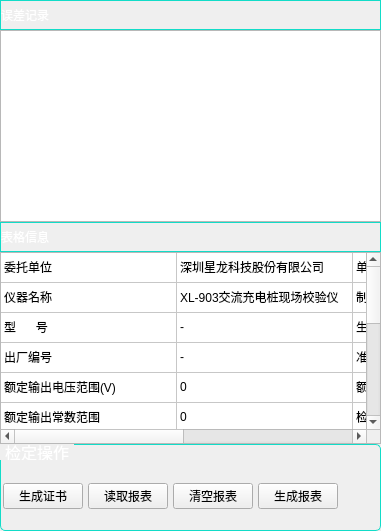
     <widget class="QWidget" name="from_Page">
      <layout class="QGridLayout" name="gridLayout_26">
       <property name="margin">
        <number>0</number>
       </property>
       <property name="spacing">
        <number>0</number>
       </property>
       <item row="2" column="0">
        <widget class="QFrame" name="from_information_Frame">
         <property name="sizePolicy">
          <sizepolicy hsizetype="Expanding" vsizetype="Minimum">
           <horstretch>0</horstretch>
           <verstretch>0</verstretch>
          </sizepolicy>
         </property>
         <property name="minimumSize">
          <size>
           <width>0</width>
           <height>30</height>
          </size>
         </property>
         <property name="maximumSize">
          <size>
           <width>16777215</width>
           <height>30</height>
          </size>
         </property>
         <property name="font">
          <font>
           <family>Kalinga</family>
           <pointsize>12</pointsize>
          </font>
         </property>
         <property name="styleSheet">
          <string notr="true">#from_information_Frame
{
 border: 1px solid rgb(18, 220, 200);
    background: qlineargradient(spread:reflect,
        x1:0, y1:0, x2:1, y2:0,
        stop:0 rgba(7, 85, 75, 255),
        stop:1 rgba(18, 220, 200, 255));
}



</string>
         </property>
         <property name="frameShape">
          <enum>QFrame::StyledPanel</enum>
         </property>
         <property name="frameShadow">
          <enum>QFrame::Raised</enum>
         </property>
         <layout class="QGridLayout" name="gridLayout_21">
          <property name="margin">
           <number>0</number>
          </property>
          <property name="spacing">
           <number>0</number>
          </property>
          <item row="0" column="0">
           <widget class="QLabel" name="from_information_Label">
            <property name="styleSheet">
             <string notr="true">color: rgb(255, 255, 255);</string>
            </property>
            <property name="text">
             <string>表格信息</string>
            </property>
           </widget>
          </item>
          <item row="0" column="1">
           <spacer name="from_information_HlSpacer">
            <property name="orientation">
             <enum>Qt::Horizontal</enum>
            </property>
            <property name="sizeHint" stdset="0">
             <size>
              <width>40</width>
              <height>20</height>
             </size>
            </property>
           </spacer>
          </item>
         </layout>
        </widget>
       </item>
       <item row="4" column="0">
        <widget class="QGroupBox" name="from_ctl_GpBox">
         <property name="sizePolicy">
          <sizepolicy hsizetype="Expanding" vsizetype="Minimum">
           <horstretch>0</horstretch>
           <verstretch>1</verstretch>
          </sizepolicy>
         </property>
         <property name="minimumSize">
          <size>
           <width>0</width>
           <height>87</height>
          </size>
         </property>
         <property name="maximumSize">
          <size>
           <width>1000</width>
           <height>106</height>
          </size>
         </property>
         <property name="font">
          <font>
           <family>Arial Narrow</family>
           <pointsize>12</pointsize>
          </font>
         </property>
         <property name="styleSheet">
          <string notr="true"> QGroupBox::title {
     subcontrol-origin: margin;
    
     padding: 0 3px;
	 color: rgb(255, 255, 255);


 }

 QGroupBox {
    border: 1px solid rgb(18, 220, 200);
    border-radius: 5px;
    margin-top: 0ex; /* leave space at the top for the title */
    background-color: qlineargradient(x1: 0, y1: 0, x2: 0, y2: 1,
                     stop:0 rgba(7, 85, 75, 255),
                     stop:1 rgba(10, 100, 75, 255));
 }
</string>
         </property>
         <property name="title">
          <string>检定操作</string>
         </property>
         <layout class="QGridLayout" name="gridLayout_24">
          <property name="leftMargin">
           <number>2</number>
          </property>
          <property name="topMargin">
           <number>19</number>
          </property>
          <property name="rightMargin">
           <number>2</number>
          </property>
          <property name="bottomMargin">
           <number>2</number>
          </property>
          <property name="spacing">
           <number>5</number>
          </property>
          <item row="0" column="2">
           <widget class="QPushButton" name="RSMV_clearFrom_PsBtn">
            <property name="text">
             <string>清空报表</string>
            </property>
           </widget>
          </item>
          <item row="0" column="1">
           <widget class="QPushButton" name="RSMV_readFrom_PsBtn">
            <property name="text">
             <string>读取报表</string>
            </property>
           </widget>
          </item>
          <item row="0" column="0">
           <widget class="QPushButton" name="RSMV_buildFrom_PsBtn">
            <property name="text">
             <string>生成证书</string>
            </property>
           </widget>
          </item>
          <item row="0" column="4">
           <spacer name="horizontalSpacer_15">
            <property name="orientation">
             <enum>Qt::Horizontal</enum>
            </property>
            <property name="sizeHint" stdset="0">
             <size>
              <width>40</width>
              <height>20</height>
             </size>
            </property>
           </spacer>
          </item>
          <item row="0" column="3">
           <widget class="QPushButton" name="RSMV_saveFormMsg_PsBtn">
            <property name="text">
             <string>生成报表</string>
            </property>
           </widget>
          </item>
         </layout>
        </widget>
       </item>
       <item row="0" column="0">
        <widget class="QFrame" name="from_error_Frame">
         <property name="sizePolicy">
          <sizepolicy hsizetype="Expanding" vsizetype="Minimum">
           <horstretch>0</horstretch>
           <verstretch>0</verstretch>
          </sizepolicy>
         </property>
         <property name="minimumSize">
          <size>
           <width>0</width>
           <height>30</height>
          </size>
         </property>
         <property name="maximumSize">
          <size>
           <width>16777215</width>
           <height>30</height>
          </size>
         </property>
         <property name="font">
          <font>
           <family>Kalinga</family>
           <pointsize>12</pointsize>
          </font>
         </property>
         <property name="styleSheet">
          <string notr="true">#from_error_Frame
{
 border: 1px solid rgb(18, 220, 200);
    background: qlineargradient(spread:reflect,
        x1:0, y1:0, x2:1, y2:0,
        stop:0 rgba(7, 85, 75, 255),
        stop:1 rgba(18, 220, 200, 255));
}



</string>
         </property>
         <property name="frameShape">
          <enum>QFrame::StyledPanel</enum>
         </property>
         <property name="frameShadow">
          <enum>QFrame::Raised</enum>
         </property>
         <layout class="QGridLayout" name="gridLayout_25">
          <property name="margin">
           <number>0</number>
          </property>
          <property name="spacing">
           <number>0</number>
          </property>
          <item row="0" column="0">
           <widget class="QLabel" name="from_error_Label">
            <property name="styleSheet">
             <string notr="true">color: rgb(255, 255, 255);</string>
            </property>
            <property name="text">
             <string>误差记录</string>
            </property>
           </widget>
          </item>
          <item row="0" column="1">
           <spacer name="from_error_HlSpacer">
            <property name="orientation">
             <enum>Qt::Horizontal</enum>
            </property>
            <property name="sizeHint" stdset="0">
             <size>
              <width>40</width>
              <height>20</height>
             </size>
            </property>
           </spacer>
          </item>
         </layout>
        </widget>
       </item>
       <item row="3" column="0">
        <widget class="QTableWidget" name="from_information_TbWidget">
         <property name="verticalScrollBarPolicy">
          <enum>Qt::ScrollBarAlwaysOn</enum>
         </property>
         <property name="horizontalScrollBarPolicy">
          <enum>Qt::ScrollBarAsNeeded</enum>
         </property>
         <attribute name="horizontalHeaderVisible">
          <bool>false</bool>
         </attribute>
         <attribute name="horizontalHeaderDefaultSectionSize">
          <number>176</number>
         </attribute>
         <attribute name="verticalHeaderVisible">
          <bool>false</bool>
         </attribute>
         <row>
          <property name="text">
           <string>1</string>
          </property>
         </row>
         <row>
          <property name="text">
           <string>2</string>
          </property>
         </row>
         <row>
          <property name="text">
           <string>3</string>
          </property>
         </row>
         <row>
          <property name="text">
           <string>4</string>
          </property>
         </row>
         <row>
          <property name="text">
           <string>5</string>
          </property>
         </row>
         <row>
          <property name="text">
           <string>6</string>
          </property>
         </row>
         <row>
          <property name="text">
           <string>7</string>
          </property>
         </row>
         <row>
          <property name="text">
           <string>8</string>
          </property>
         </row>
         <row>
          <property name="text">
           <string>9</string>
          </property>
         </row>
         <row>
          <property name="text">
           <string>10</string>
          </property>
         </row>
         <row>
          <property name="text">
           <string>11</string>
          </property>
         </row>
         <row>
          <property name="text">
           <string>12</string>
          </property>
         </row>
         <row>
          <property name="text">
           <string>13</string>
          </property>
         </row>
         <column>
          <property name="text">
           <string>1</string>
          </property>
         </column>
         <column>
          <property name="text">
           <string>2</string>
          </property>
         </column>
         <column>
          <property name="text">
           <string>3</string>
          </property>
         </column>
         <column>
          <property name="text">
           <string>4</string>
          </property>
         </column>
         <item row="0" column="0">
          <property name="text">
           <string>委托单位</string>
          </property>
         </item>
         <item row="0" column="1">
          <property name="text">
           <string>深圳星龙科技股份有限公司</string>
          </property>
         </item>
         <item row="0" column="2">
          <property name="text">
           <string>单位地址</string>
          </property>
         </item>
         <item row="0" column="3">
          <property name="text">
           <string>深圳南山智恒战略性新兴产业园15栋6楼</string>
          </property>
         </item>
         <item row="1" column="0">
          <property name="text">
           <string>仪器名称</string>
          </property>
         </item>
         <item row="1" column="1">
          <property name="text">
           <string>XL-903交流充电桩现场校验仪</string>
          </property>
         </item>
         <item row="1" column="2">
          <property name="text">
           <string>制造厂名 </string>
          </property>
         </item>
         <item row="1" column="3">
          <property name="text">
           <string>-</string>
          </property>
         </item>
         <item row="2" column="0">
          <property name="text">
           <string>型      号</string>
          </property>
         </item>
         <item row="2" column="1">
          <property name="text">
           <string>-</string>
          </property>
         </item>
         <item row="2" column="2">
          <property name="text">
           <string>生产日期</string>
          </property>
         </item>
         <item row="2" column="3">
          <property name="text">
           <string>2016-06-01</string>
          </property>
         </item>
         <item row="3" column="0">
          <property name="text">
           <string>出厂编号</string>
          </property>
         </item>
         <item row="3" column="1">
          <property name="text">
           <string>-</string>
          </property>
         </item>
         <item row="3" column="2">
          <property name="text">
           <string>准确度等级</string>
          </property>
         </item>
         <item row="3" column="3">
          <property name="text">
           <string>0.05</string>
          </property>
         </item>
         <item row="4" column="0">
          <property name="text">
           <string>额定输出电压范围(V)</string>
          </property>
         </item>
         <item row="4" column="1">
          <property name="text">
           <string>0</string>
          </property>
         </item>
         <item row="4" column="2">
          <property name="text">
           <string>额定输出电流范围(A)</string>
          </property>
         </item>
         <item row="4" column="3">
          <property name="text">
           <string>0</string>
          </property>
         </item>
         <item row="5" column="0">
          <property name="text">
           <string>额定输出常数范围</string>
          </property>
         </item>
         <item row="5" column="1">
          <property name="text">
           <string>0</string>
          </property>
         </item>
         <item row="5" column="2">
          <property name="text">
           <string>检定依据</string>
          </property>
         </item>
         <item row="5" column="3">
          <property name="text">
           <string>0</string>
          </property>
         </item>
         <item row="6" column="0">
          <property name="text">
           <string>检定日期</string>
          </property>
         </item>
         <item row="6" column="1">
          <property name="text">
           <string>2016-06-01</string>
          </property>
         </item>
         <item row="6" column="2">
          <property name="text">
           <string>有 效 期</string>
          </property>
         </item>
         <item row="6" column="3">
          <property name="text">
           <string>2016-06-01</string>
          </property>
         </item>
         <item row="7" column="0">
          <property name="text">
           <string>温    度(℃)</string>
          </property>
         </item>
         <item row="7" column="1">
          <property name="text">
           <string>30</string>
          </property>
         </item>
         <item row="7" column="2">
          <property name="text">
           <string>相对湿度(%)</string>
          </property>
         </item>
         <item row="7" column="3">
          <property name="text">
           <string>12</string>
          </property>
         </item>
         <item row="8" column="0">
          <property name="text">
           <string>检定地点</string>
          </property>
         </item>
         <item row="8" column="1">
          <property name="text">
           <string>深圳市南山区</string>
          </property>
         </item>
         <item row="9" column="0">
          <property name="text">
           <string>标准器名称</string>
          </property>
         </item>
         <item row="9" column="1">
          <property name="text">
           <string>-</string>
          </property>
         </item>
         <item row="9" column="2">
          <property name="text">
           <string>特     征</string>
          </property>
         </item>
         <item row="9" column="3">
          <property name="text">
           <string/>
          </property>
         </item>
         <item row="10" column="0">
          <property name="text">
           <string>设备编号</string>
          </property>
         </item>
         <item row="10" column="1">
          <property name="text">
           <string>-</string>
          </property>
         </item>
         <item row="10" column="2">
          <property name="text">
           <string>检定/校准证书号</string>
          </property>
         </item>
         <item row="11" column="0">
          <property name="text">
           <string>有效期</string>
          </property>
         </item>
         <item row="11" column="1">
          <property name="text">
           <string>2017-06-01</string>
          </property>
         </item>
         <item row="11" column="2">
          <property name="text">
           <string>使用前后状态</string>
          </property>
         </item>
         <item row="12" column="0">
          <property name="text">
           <string> 外观检查</string>
          </property>
         </item>
         <item row="12" column="1">
          <property name="text">
           <string>合格</string>
          </property>
          <property name="checkState">
           <enum>Checked</enum>
          </property>
         </item>
        </widget>
       </item>
       <item row="1" column="0">
        <widget class="QTextEdit" name="from_error_TxEdit">
         <property name="readOnly">
          <bool>true</bool>
         </property>
         <property name="html">
          <string>&lt;!DOCTYPE HTML PUBLIC &quot;-//W3C//DTD HTML 4.0//EN&quot; &quot;http://www.w3.org/TR/REC-html40/strict.dtd&quot;&gt;
&lt;html&gt;&lt;head&gt;&lt;meta name=&quot;qrichtext&quot; content=&quot;1&quot; /&gt;&lt;style type=&quot;text/css&quot;&gt;
p, li { white-space: pre-wrap; }
&lt;/style&gt;&lt;/head&gt;&lt;body style=&quot; font-family:'Arial Narrow'; font-size:12pt; font-weight:400; font-style:normal;&quot;&gt;
&lt;p style=&quot;-qt-paragraph-type:empty; margin-top:0px; margin-bottom:0px; margin-left:0px; margin-right:0px; -qt-block-indent:0; text-indent:0px;&quot;&gt;&lt;br /&gt;&lt;/p&gt;&lt;/body&gt;&lt;/html&gt;</string>
         </property>
        </widget>
       </item>
      </layout>
     </widget>
